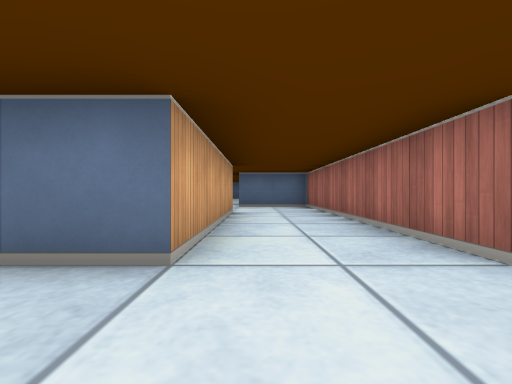
view 1 (above)

23 first-person views from a walk through a cub3D maze. The camera is about half as high as the walls, looks level and sees 90° across. The floor is counted in squares. Each view is taken from the middle of a square. On the plan, view 1 faces up. The plan holds only what a view shows up to about 9 squares ahead; the rest is blank.

view 2
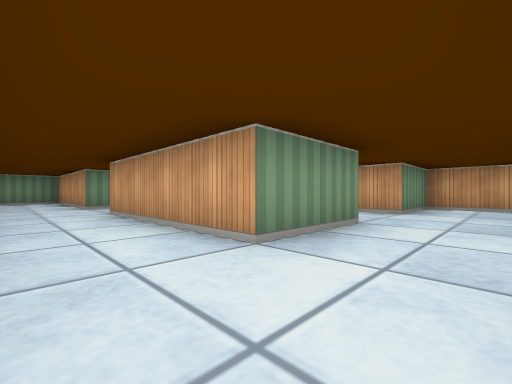

view 3
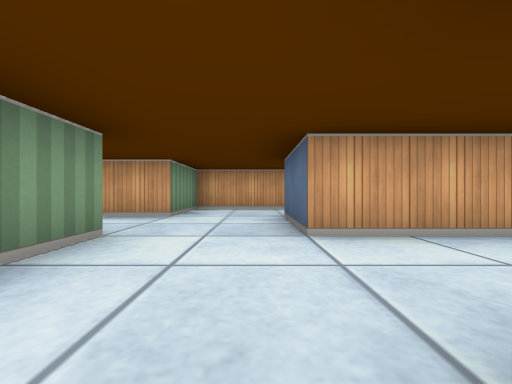

view 4
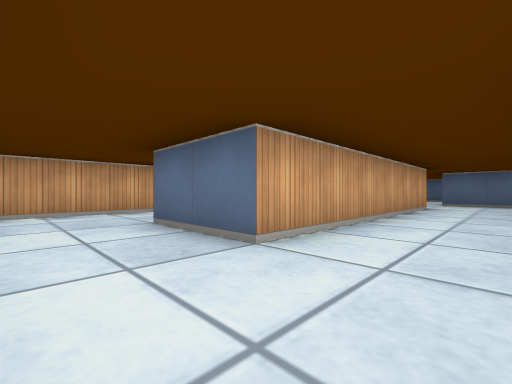

view 5
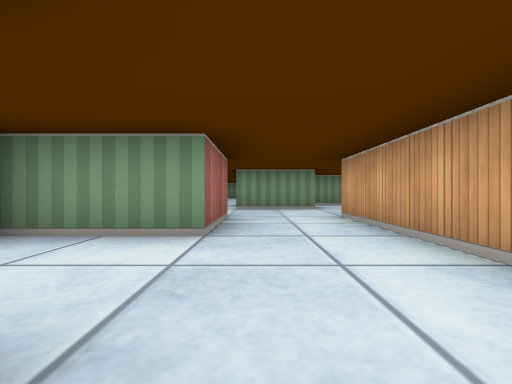

view 6
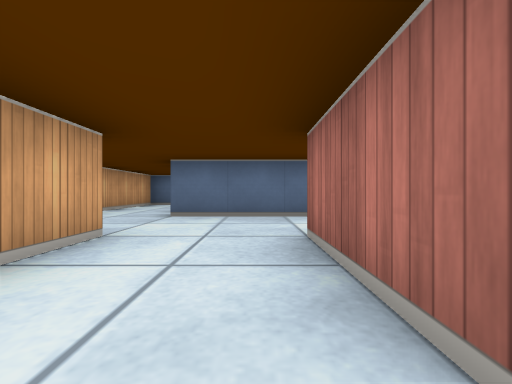

view 7
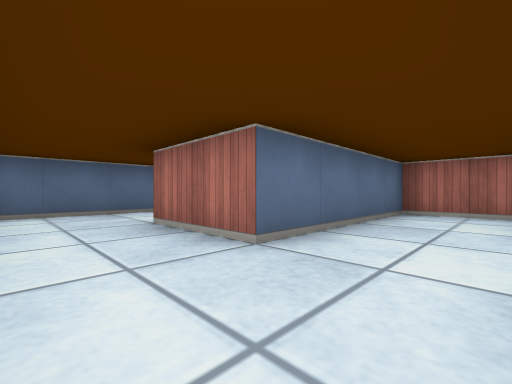

view 8
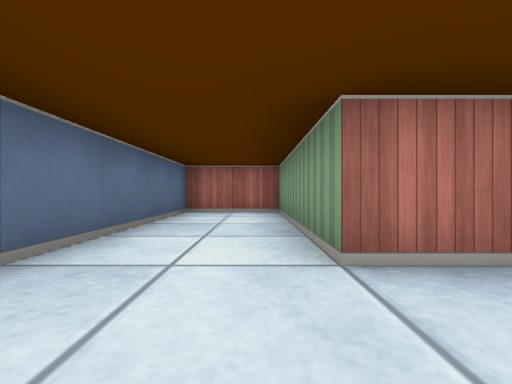

view 9
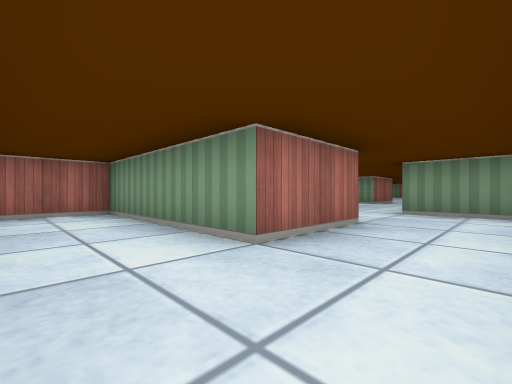

view 10
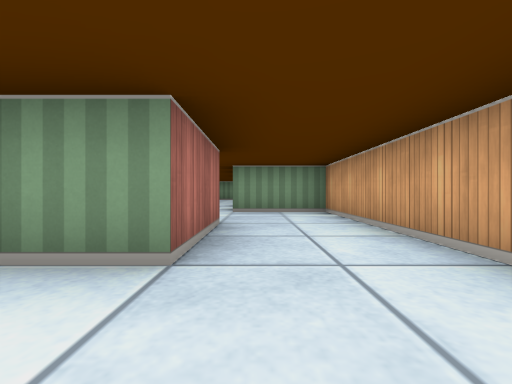

view 11
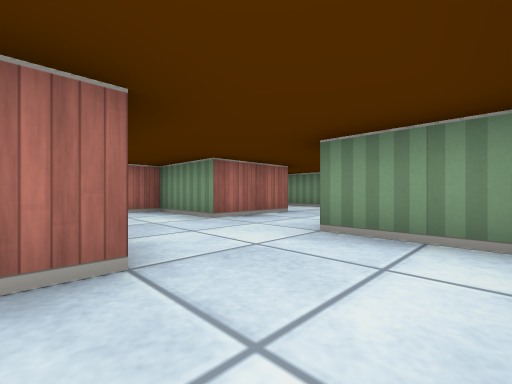

view 12
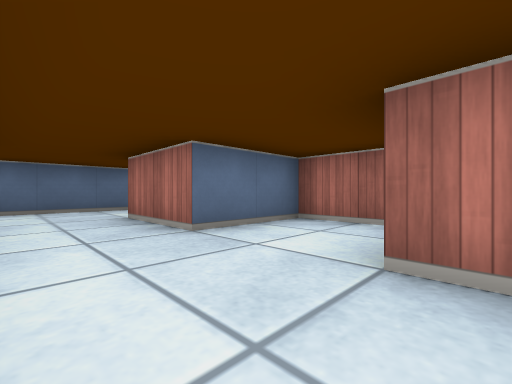

view 13
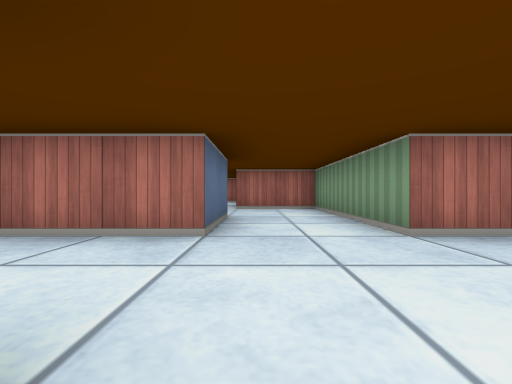

view 14
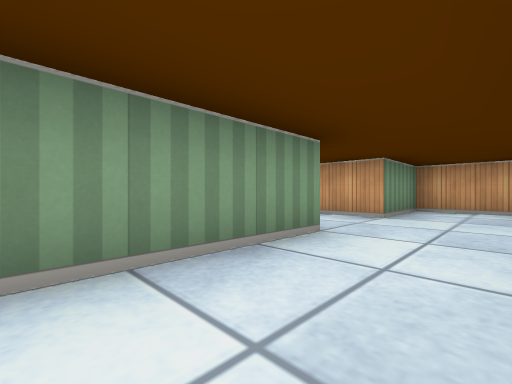

view 15
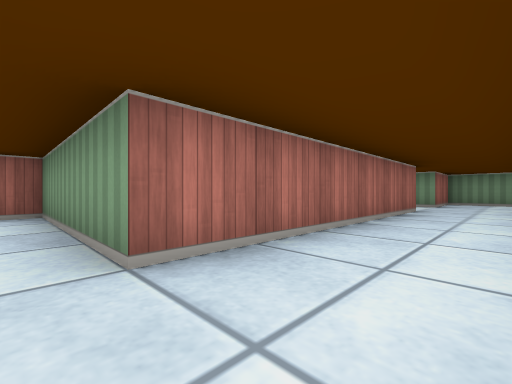

view 16
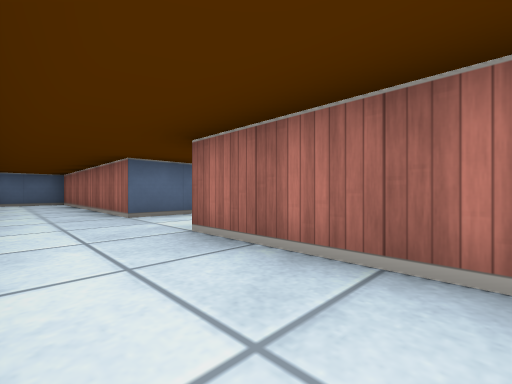

view 17
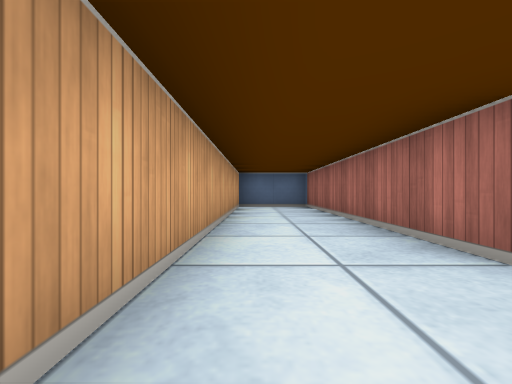

view 18
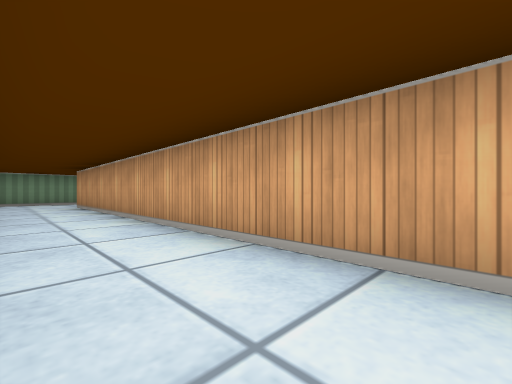

view 19
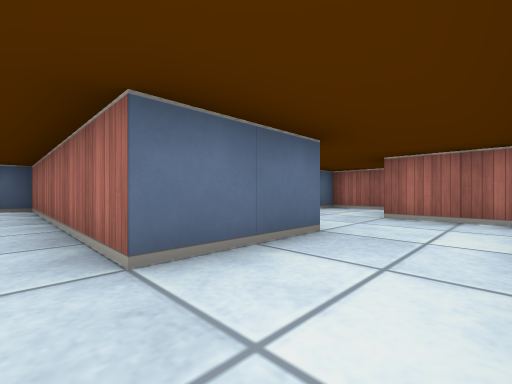

view 20
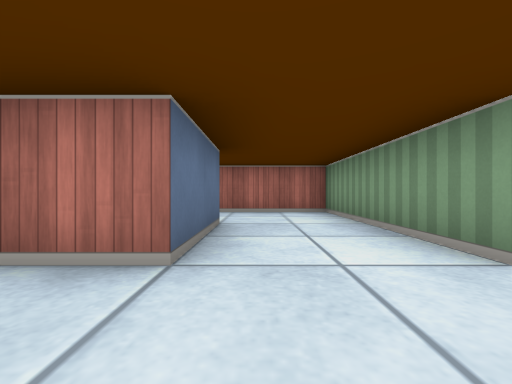

view 21
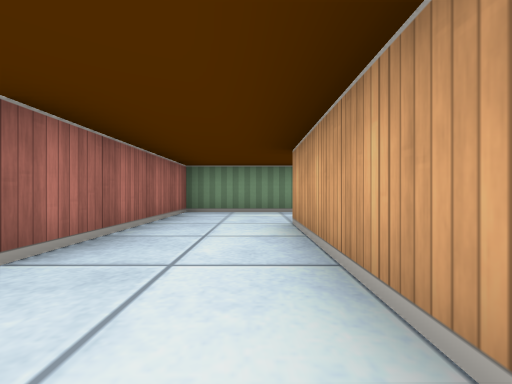

view 22
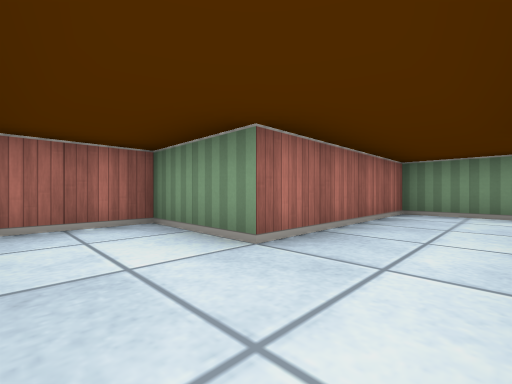

view 23
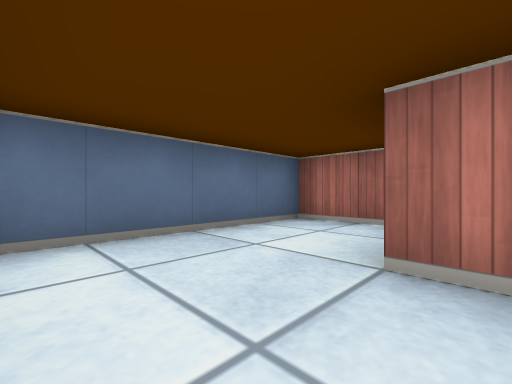

### Floor plan
Points are (right, up) in squares from view 1. A wall is a line through its corners. A room is listed if a view was taken in it or the views show most of it. See-through windows are left out.
Room 1 (views 1, 2, 3, 4, 12, 13)
walls: (-2.5, 5.5) (-0.5, 5.5) (-0.5, 1.5) (-1.5, 1.5); (-2.5, 1) (-2.5, -0.5) (-0.5, -0.5) (-0.5, -2.4); (-3.9, 3.5) (-2.9, 3.5); (3.5, 1.5) (1.5, 1.5) (1.5, 7.5) (-0.5, 7.5) (-0.5, 9.5); (1.5, -1.5) (1.5, -0.5) (3.5, -0.5); (-2.5, 9.5) (-2.5, 7.5) (-4.5, 7.5); (-6.5, 7.4) (-6.5, 5.5) (-4.5, 5.5) (-4.5, 4.2)
ways out: opening at (-1.5, 8.5) to room 3; opening at (2.5, 0.5) to room 5; opening at (-5.5, 8.5); opening at (0.5, -1.5)
Room 2 (views 5, 7, 11)
walls: (-4.5, 17.5) (-4.5, 13.5) (-2.5, 13.5) (-2.5, 11.5); (-0.5, 11.5) (-0.5, 13.5) (1.5, 13.5) (1.5, 15.5) (-2.5, 15.5) (-2.5, 17.5)
ways out: opening at (-1.5, 12.5) to room 3; opening at (-3.5, 16.5) to room 4
Room 3 (view 6)
walls: (-2.5, 11.5) (-2.5, 9.5); (-0.5, 9.5) (1.5, 9.5); (1.5, 10.1) (1.5, 11.5) (-0.5, 11.5)
ways out: opening at (-1.5, 8.5) to room 1; opening at (-1.5, 12.5) to room 2
Room 4 (views 8, 9, 10)
walls: (-2.5, 17.5) (1.5, 17.5) (1.5, 19.5) (-4.5, 19.5) (-4.5, 17.5)
ways out: opening at (-3.5, 16.5) to room 2
Room 5 (views 14, 15, 16, 17, 18, 19, 20)
walls: (7.5, 11.5) (5.5, 11.5) (5.5, 17.5) (3.5, 17.5) (3.5, 1.5); (7.5, 3.5) (5.5, 3.5) (5.5, 9.5) (7.5, 9.5); (3.5, -0.5) (5.5, -0.5) (5.5, 1.5) (7.5, 1.5)
ways out: opening at (2.5, 0.5) to room 1; opening at (6.5, 2.5) to room 7; opening at (6.5, 10.5)
Room 6 (views 21, 22)
walls: (7.5, 6.5) (7.5, 5.5); (9.5, 5.5) (11.5, 5.5) (11.5, 7.5) (8, 7.5)
ways out: opening at (8.5, 4.5) to room 7
Room 7 (view 23)
walls: (7.5, 5.5) (7.5, 3.5); (7.5, 1.5) (9.5, 1.5) (9.5, 5.5)
ways out: opening at (6.5, 2.5) to room 5; opening at (8.5, 4.5) to room 6

Where each view was taken, in squares from view 1:
view 1: 0 up, 0 right, facing up
view 2: 7 up, 1 right, facing down-left
view 3: 7 up, 0 right, facing left
view 4: 6 up, 1 left, facing up-left
view 5: 12 up, 1 left, facing down
view 6: 11 up, 1 left, facing up
view 7: 14 up, 4 left, facing up-right
view 8: 18 up, 4 left, facing right
view 9: 19 up, 4 left, facing down-right
view 10: 19 up, 3 left, facing down
view 11: 16 up, 4 left, facing down-right
view 12: 9 up, 2 left, facing up-right
view 13: 1 up, 1 left, facing right
view 14: 1 up, 4 right, facing down-left
view 15: 10 up, 4 right, facing down-right
view 16: 7 up, 4 right, facing up-right
view 17: 10 up, 4 right, facing up
view 18: 10 up, 5 right, facing down-left
view 19: 10 up, 5 right, facing up-right
view 20: 3 up, 4 right, facing right
view 21: 7 up, 8 right, facing down
view 22: 7 up, 8 right, facing down-right
view 23: 5 up, 8 right, facing up-right
